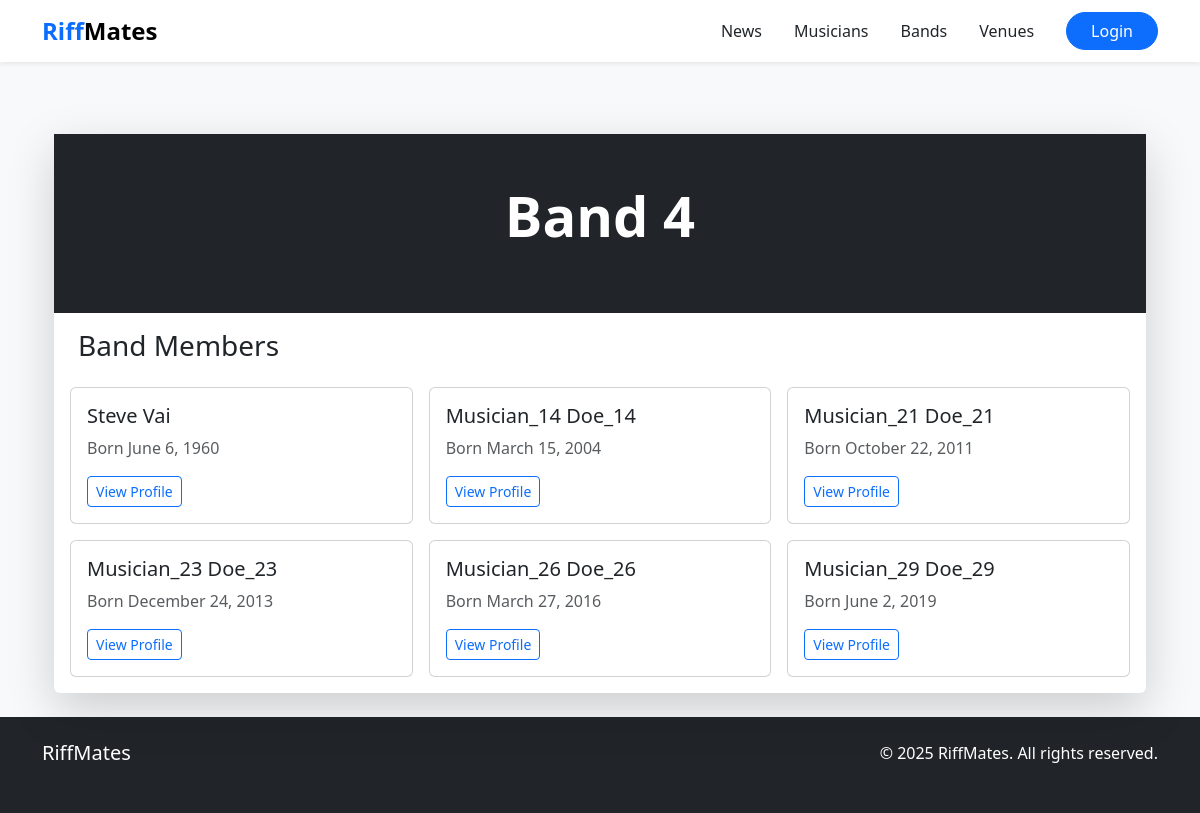
The page /band/band/4/ on the database its author committed.
### band/models.py (models this page shows, shortened)
class Band(models.Model):
    name = models.CharField(max_length=50)
    musicians = models.ManyToManyField(Musician)

class Musician(models.Model):
    first_name=models.CharField(max_length=50)
    last_name=models.CharField(max_length=50)
    birth=models.DateField()

### band/views.py (the view)
# urls.py: path('band/<int:id>/', bandViews.band_detail, name='band_detail'),
def band_detail(request, id):
    band = get_object_or_404(Band, id=id)
    return render(request, 'band_detail.html', {'band': band})

### templates/band_detail.html (shortened to what this page needs)
{% extends "base.html" %}
{% load static %}
{% block content %}
<div class="container mt-5">
    <div class="card shadow-lg border-0">
        <div class="bg-dark text-white text-center py-5">
            <h1 class="display-4 fw-bold mb-3">
                {{ band.name }}
            </h1>
        </div>
        <div class="card-body">
            <h3 class="mb-4">
                Band Members
            </h3>
            <div class="row g-3">
                {% for musician in band.musicians.all %}
                <div class="col-md-4">
                    <div class="card h-100">
                        <div class="card-body">
                            <h5 class="card-title">
                                {{ musician.first_name }} {{ musician.last_name }}
                            </h5>
                            <p class="card-text text-muted">
                                Born {{ musician.birth|date:"F j, Y" }}
                            </p>
                            <a href="{% url 'musician_detail' musician.id %}" class="btn btn-sm btn-outline-primary">
                                View Profile
                            </a>
                        </div>
                    </div>
                </div>
                {% endfor %}
            </div>
        </div>
    </div>
</div>
{% endblock %}

### rows shown on the page
Band: name "Band 4"
Musician: first_name "Steve", last_name "Vai", birth "June 6, 1960"
Musician: first_name "Musician_14", last_name "Doe_14", birth "March 15, 2004"
Musician: first_name "Musician_21", last_name "Doe_21", birth "October 22, 2011"
Musician: first_name "Musician_23", last_name "Doe_23", birth "December 24, 2013"
Musician: first_name "Musician_26", last_name "Doe_26", birth "March 27, 2016"
Musician: first_name "Musician_29", last_name "Doe_29", birth "June 2, 2019"

### other values the page prints
{{ year|default:"2025" }} "2025"
